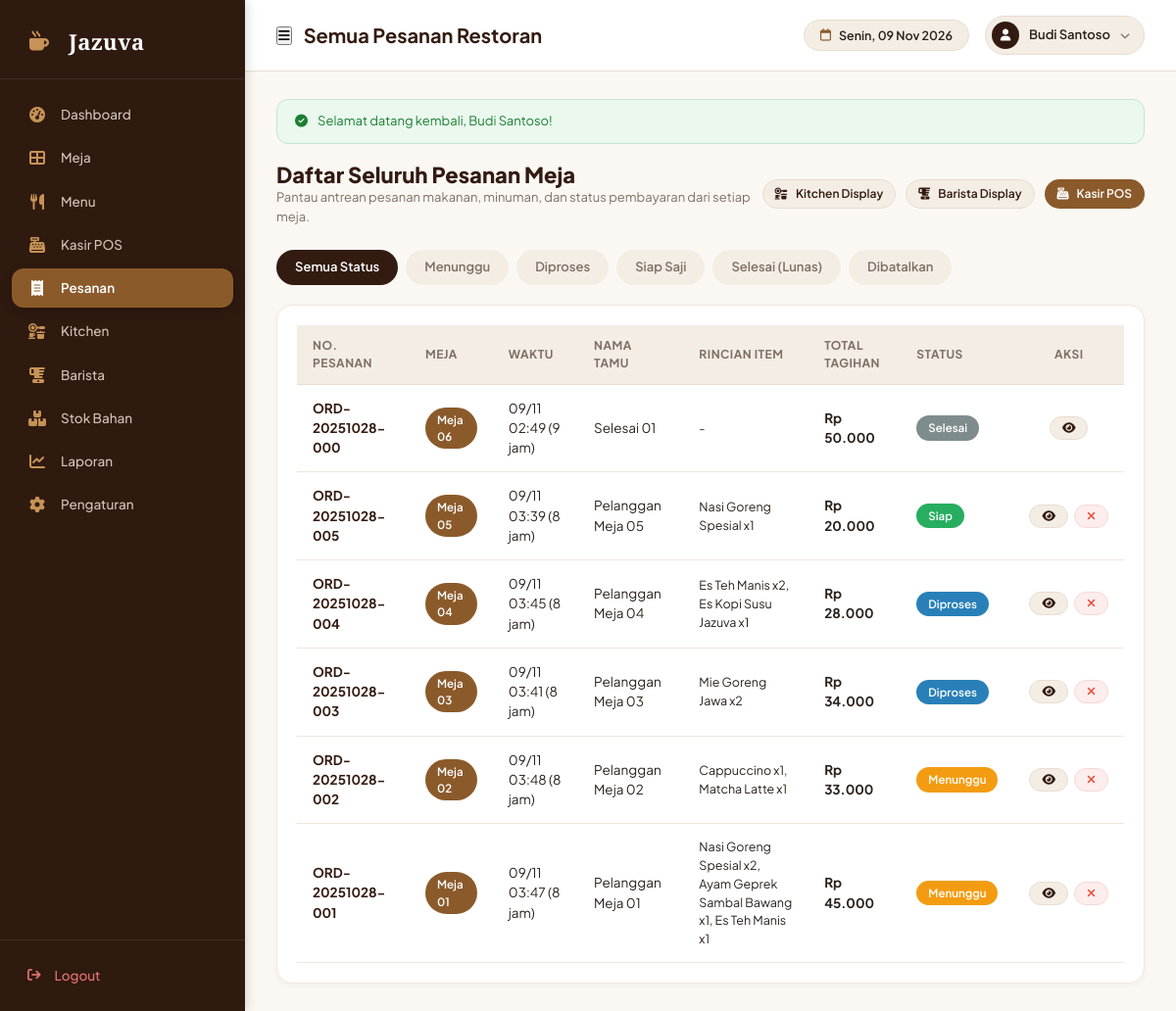
The app's page /admin/orders.php (signed in) with its own data.
### tables this page shows
CREATE TABLE `orders` (
  `id` INT AUTO_INCREMENT PRIMARY KEY,
  `order_number` VARCHAR(50) NOT NULL UNIQUE,
  `table_id` INT NOT NULL,
  `session_id` INT NULL,
  `customer_name` VARCHAR(100) DEFAULT 'Pelanggan Meja',
  `total_amount` DECIMAL(12, 2) NOT NULL DEFAULT 0.00,
  `discount_amount` DECIMAL(12, 2) NOT NULL DEFAULT 0.00,
  `tax_amount` DECIMAL(12, 2) NOT NULL DEFAULT 0.00,
  `final_amount` DECIMAL(12, 2) NOT NULL DEFAULT 0.00,
  `request_token` CHAR(36) NULL UNIQUE,
  `order_status` ENUM('menunggu', 'diproses', 'siap', 'selesai', 'dibatalkan') DEFAULT 'menunggu',
  `notes` TEXT NULL,
  `created_at` TIMESTAMP DEFAULT CURRENT_TIMESTAMP,
  `updated_at` TIMESTAMP DEFAULT CURRENT_TIMESTAMP ON UPDATE CURRENT_TIMESTAMP,
  FOREIGN KEY (`table_id`) REFERENCES `restaurant_tables` (`id`) ON DELETE CASCADE,
  FOREIGN KEY (`session_id`) REFERENCES `table_sessions` (`id`) ON DELETE SET NULL
);

CREATE TABLE `restaurant_tables` (
  `id` INT AUTO_INCREMENT PRIMARY KEY,
  `table_number` VARCHAR(10) NOT NULL UNIQUE,
  `capacity` INT NOT NULL DEFAULT 4,
  `status` ENUM('tersedia', 'terisi', 'dipesan', 'menunggu_pembayaran') DEFAULT 'tersedia',
  `pos_x` INT DEFAULT 1,
  `pos_y` INT DEFAULT 1,
  `qr_code_file` VARCHAR(255) NULL,
  `token` VARCHAR(64) NOT NULL UNIQUE,
  `is_active` TINYINT(1) DEFAULT 1,
  `created_at` TIMESTAMP DEFAULT CURRENT_TIMESTAMP,
  `updated_at` TIMESTAMP DEFAULT CURRENT_TIMESTAMP ON UPDATE CURRENT_TIMESTAMP
);

### includes/functions.php (called while the page is built, shortened)
<?php
function formatRupiah($amount): string {
    return 'Rp ' . number_format((float)$amount, 0, ',', '.');
}
function timeElapsedString($datetime): string {
    $timestamp = strtotime($datetime);
    $difference = time() - $timestamp;
    if ($difference < 60) {
        return 'baru saja';
    } elseif ($difference < 3600) {
        return floor($difference / 60) . ' mnt';
    } elseif ($difference < 86400) {
        return floor($difference / 3600) . ' jam';
    } else {
        return floor($difference / 86400) . ' hari';
    }
}

### admin/orders.php (the view, shortened to what this page needs)
<?php
require_once __DIR__ . '/../includes/functions.php';
$pdo = getDbConnection();
$statusFilter = trim($_GET['status'] ?? 'all');
$sql = "SELECT o.*, t.table_number,
               COUNT(oi.id) as item_count,
               GROUP_CONCAT(CONCAT(m.name, ' x', oi.quantity) SEPARATOR ', ') as items_summary
        FROM orders o
        JOIN restaurant_tables t ON o.table_id = t.id
        LEFT JOIN order_items oi ON o.id = oi.order_id
        LEFT JOIN menus m ON oi.menu_id = m.id
        WHERE 1=1";
$params = [];
$sql .= " GROUP BY o.id ORDER BY o.id DESC";
$stmt = $pdo->prepare($sql);
$stmt->execute($params);
$orders = $stmt->fetchAll();
require_once __DIR__ . '/../includes/header.php';
?>
<div style="display: flex; align-items: center; justify-content: space-between; margin-bottom: 24px;">
  <div>
    <h2 style="font-size: 22px; font-weight: 800; color: var(--color-primary);">Daftar Seluruh Pesanan Meja</h2>
    <p style="font-size: 13px; color: var(--color-text-muted);">Pantau antrean pesanan makanan, minuman, dan status pembayaran dari setiap meja.</p>
  </div>
  <div style="display: flex; gap: 10px;">
    <a href="<?= BASE_URL ?>/kitchen/dashboard.php" class="btn btn-secondary btn-sm">
      <i class="fa-solid fa-kitchen-set"></i> Kitchen Display
    </a>
    <a href="<?= BASE_URL ?>/barista/dashboard.php" class="btn btn-secondary btn-sm">
      <i class="fa-solid fa-blender"></i> Barista Display
    </a>
    <a href="<?= BASE_URL ?>/cashier/dashboard.php" class="btn btn-caramel btn-sm">
      <i class="fa-solid fa-cash-register"></i> Kasir POS
    </a>
  </div>
</div>
<div class="nav-pills">
  <a href="<?= BASE_URL ?>/admin/orders.php?status=all" class="nav-pill <?= $statusFilter === 'all' ? 'active' : '' ?>">Semua Status</a>
  <a href="<?= BASE_URL ?>/admin/orders.php?status=menunggu" class="nav-pill <?= $statusFilter === 'menunggu' ? 'active' : '' ?>">Menunggu</a>
  <a href="<?= BASE_URL ?>/admin/orders.php?status=diproses" class="nav-pill <?= $statusFilter === 'diproses' ? 'active' : '' ?>">Diproses</a>
  <a href="<?= BASE_URL ?>/admin/orders.php?status=siap" class="nav-pill <?= $statusFilter === 'siap' ? 'active' : '' ?>">Siap Saji</a>
  <a href="<?= BASE_URL ?>/admin/orders.php?status=selesai" class="nav-pill <?= $statusFilter === 'selesai' ? 'active' : '' ?>">Selesai (Lunas)</a>
  <a href="<?= BASE_URL ?>/admin/orders.php?status=dibatalkan" class="nav-pill <?= $statusFilter === 'dibatalkan' ? 'active' : '' ?>">Dibatalkan</a>
</div>
<div class="card">
  <div class="table-responsive">
    <table class="table">
      <thead>
        <tr>
          <th>No. Pesanan</th>
          <th>Meja</th>
          <th>Waktu</th>
          <th>Nama Tamu</th>
          <th>Rincian Item</th>
          <th>Total Tagihan</th>
          <th>Status</th>
          <th style="text-align: center;">Aksi</th>
        </tr>
      </thead>
      <tbody>
        <?php if (empty($orders)): ?>
          <tr>
            <td colspan="8" style="text-align: center; padding: 40px; color: var(--color-text-muted);">
              Tidak ada pesanan yang sesuai dengan filter.
            </td>
          </tr>
        <?php else: ?>
          <?php foreach ($orders as $o): ?>
            <tr>
              <td><strong style="color: var(--color-primary);"><?= htmlspecialchars($o['order_number']) ?></strong></td>
              <td><span class="badge badge-menunggu" style="background: #8B5A2B;">Meja <?= htmlspecialchars($o['table_number']) ?></span></td>
              <td><?= date('d/m H:i', strtotime($o['created_at'])) ?> (<?= timeElapsedString($o['created_at']) ?>)</td>
              <td><?= htmlspecialchars($o['customer_name'] ?? 'Pelanggan') ?></td>
              <td style="max-width: 280px; font-size: 12.5px;"><?= htmlspecialchars($o['items_summary'] ?? '-') ?></td>
              <td><strong><?= formatRupiah($o['final_amount']) ?></strong></td>
              <td>
                <span class="badge badge-<?= $o['order_status'] ?>">
                  <?= ucfirst($o['order_status']) ?>
                </span>
              </td>
              <td style="text-align: center;">
                <div style="display: flex; gap: 6px; justify-content: center;">
                  <a href="<?= BASE_URL ?>/order-status.php?order=<?= urlencode($o['order_number']) ?>" target="_blank" class="btn btn-secondary btn-sm" title="Tracking Status">
                    <i class="fa-solid fa-eye"></i>
                  </a>
                  <?php if ($o['order_status'] !== 'selesai' && $o['order_status'] !== 'dibatalkan'): ?>
                    <form method="POST" action="" onsubmit="return confirm('Batalkan pesanan ini? Stok bahan yang sudah dipotong akan dikembalikan.')">
                      <button type="submit" class="btn btn-danger btn-sm" title="Batalkan Pesanan">
                        <i class="fa-solid fa-xmark"></i>
                      </button>
                    </form>
                  <?php endif; ?>
                </div>
              </td>
            </tr>
          <?php endforeach; ?>
        <?php endif; ?>
      </tbody>
    </table>
  </div>
</div>
<?php require_once __DIR__ . '/../includes/footer.php'; ?>

### assets/css/style.css (style rules this page uses)
:root { --color-primary: #331B11; --color-primary-dark: #22120B; --color-primary-light: #523122; --color-accent: #8B5A2B; --color-accent-gold: #C69255; --color-accent-hover: #73471E; --color-bg-main: #FBF8F4; --color-bg-card: #FFFFFF; --color-bg-muted: #F4EDE4; --color-bg-alt: #F8F3EC; --color-border: #E8DDD2; --color-border-light: #F0E6DC; --color-text-main: #2A211B; --color-text-muted: #7E7065; --color-text-light: #A89B8F; --color-text-white: #FFFFFF; --color-status-green: #27AE60; --color-status-green-bg: #EAF8EE; --color-status-blue: #2980B9; --color-status-blue-bg: #EBF5FB; --color-status-orange: #E67E22; --color-status-orange-bg: #FEF5EB; --color-status-brown: #8B5A2B; --color-status-brown-bg: #F8EFE7; --color-status-red: #E74C3C; --color-status-red-bg: #FDEDEC; --shadow-sm: 0 2px 6px rgba(51, 27, 17, 0.04); --shadow-md: 0 4px 14px rgba(51, 27, 17, 0.07); --shadow-lg: 0 10px 25px rgba(51, 27, 17, 0.1); --shadow-card: 0 4px 20px rgba(51, 27, 17, 0.06); --radius-sm: 8px; --radius-md: 12px; --radius-lg: 16px; --radius-xl: 24px; --radius-pill: 9999px; --transition-fast: all 0.2s ease; --transition-normal: all 0.3s ease; }
* { box-sizing: border-box; margin: 0; padding: 0; }
body { font-family: 'Plus Jakarta Sans', -apple-system, BlinkMacSystemFont, 'Segoe UI', Roboto, sans-serif; background-color: var(--color-bg-main); color: var(--color-text-main); line-height: 1.5; font-size: 14px; -webkit-font-smoothing: antialiased; }
a { color: var(--color-accent); text-decoration: none; transition: var(--transition-fast); }
h1, h2, h3, h4, h5, h6 { color: var(--color-primary); font-weight: 700; line-height: 1.25; }
.btn { display: inline-flex; align-items: center; justify-content: center; gap: 8px; padding: 9px 18px; font-size: 13.5px; font-weight: 600; border-radius: var(--radius-pill); border: 1px solid transparent; cursor: pointer; transition: var(--transition-fast); text-decoration: none; white-space: nowrap; }
.btn-caramel { background-color: var(--color-accent); color: var(--color-text-white); }
.btn-secondary { background-color: var(--color-bg-muted); color: var(--color-primary); border-color: var(--color-border); }
.btn-danger { background-color: var(--color-status-red-bg); color: var(--color-status-red); border-color: #F8D7DA; }
.btn-sm { padding: 5px 12px; font-size: 12px; border-radius: var(--radius-pill); }
.badge { display: inline-flex; align-items: center; gap: 6px; padding: 4px 12px; font-size: 11.5px; font-weight: 600; border-radius: var(--radius-pill); }
.badge-menunggu { background-color: #F39C12; color: #FFFFFF; }
.badge-diproses { background-color: #2980B9; color: #FFFFFF; }
.badge-siap { background-color: #27AE60; color: #FFFFFF; }
.badge-selesai { background-color: #7F8C8D; color: #FFFFFF; }
.card { background: var(--color-bg-card); border-radius: var(--radius-lg); border: 1px solid var(--color-border-light); box-shadow: var(--shadow-sm); padding: 20px; transition: var(--transition-fast); }
.table-responsive { width: 100%; overflow-x: auto; }
.table { width: 100%; border-collapse: separate; border-spacing: 0; text-align: left; }
.table th { padding: 12px 16px; font-size: 12px; font-weight: 700; color: var(--color-text-muted); text-transform: uppercase; letter-spacing: 0.5px; border-bottom: 1px solid var(--color-border); background: var(--color-bg-muted); }
.table td { padding: 14px 16px; font-size: 13.5px; border-bottom: 1px solid var(--color-border-light); color: var(--color-text-main); vertical-align: middle; }
.nav-pills { display: flex; gap: 8px; flex-wrap: wrap; margin-bottom: 20px; }
.nav-pill { padding: 7px 18px; border-radius: var(--radius-pill); background: var(--color-bg-muted); color: var(--color-text-muted); font-size: 13px; font-weight: 600; border: 1px solid transparent; cursor: pointer; transition: var(--transition-fast); text-decoration: none; }
.nav-pill.active { background: var(--color-primary); color: #FFFFFF; }

### records on screen
orders: order_number "ORD-20251028-000", table.table_number "06", created_at "09/11 02:49", created_at "9 jam", customer_name "Selesai 01", items_summary "-", final_amount "Rp 50.000", order_status "Selesai"
orders: order_number "ORD-20251028-005", table.table_number "05", created_at "09/11 03:39", created_at "8 jam", customer_name "Pelanggan Meja 05", items_summary "Nasi Goreng Spesial x1", final_amount "Rp 20.000", order_status "Siap"
orders: order_number "ORD-20251028-004", table.table_number "04", created_at "09/11 03:45", created_at "8 jam", customer_name "Pelanggan Meja 04", items_summary "Es Teh Manis x2, Es Kopi Susu Jazuva x1", final_amount "Rp 28.000", order_status "Diproses"
orders: order_number "ORD-20251028-003", table.table_number "03", created_at "09/11 03:41", created_at "8 jam", customer_name "Pelanggan Meja 03", items_summary "Mie Goreng Jawa x2", final_amount "Rp 34.000", order_status "Diproses"
orders: order_number "ORD-20251028-002", table.table_number "02", created_at "09/11 03:48", created_at "8 jam", customer_name "Pelanggan Meja 02", items_summary "Cappuccino x1, Matcha Latte x1", final_amount "Rp 33.000", order_status "Menunggu"
orders: order_number "ORD-20251028-001", table.table_number "01", created_at "09/11 03:47", created_at "8 jam", customer_name "Pelanggan Meja 01", items_summary "Nasi Goreng Spesial x2, Ayam Geprek Sambal Bawang x1, Es Teh Manis x1", final_amount "Rp 45.000", order_status "Menunggu"

### other values on screen
$pageTitle "Semua Pesanan Restoran"
$currentUser['full_name'] "Budi Santoso"
$successMsg "Selamat datang kembali, Budi Santoso!"
